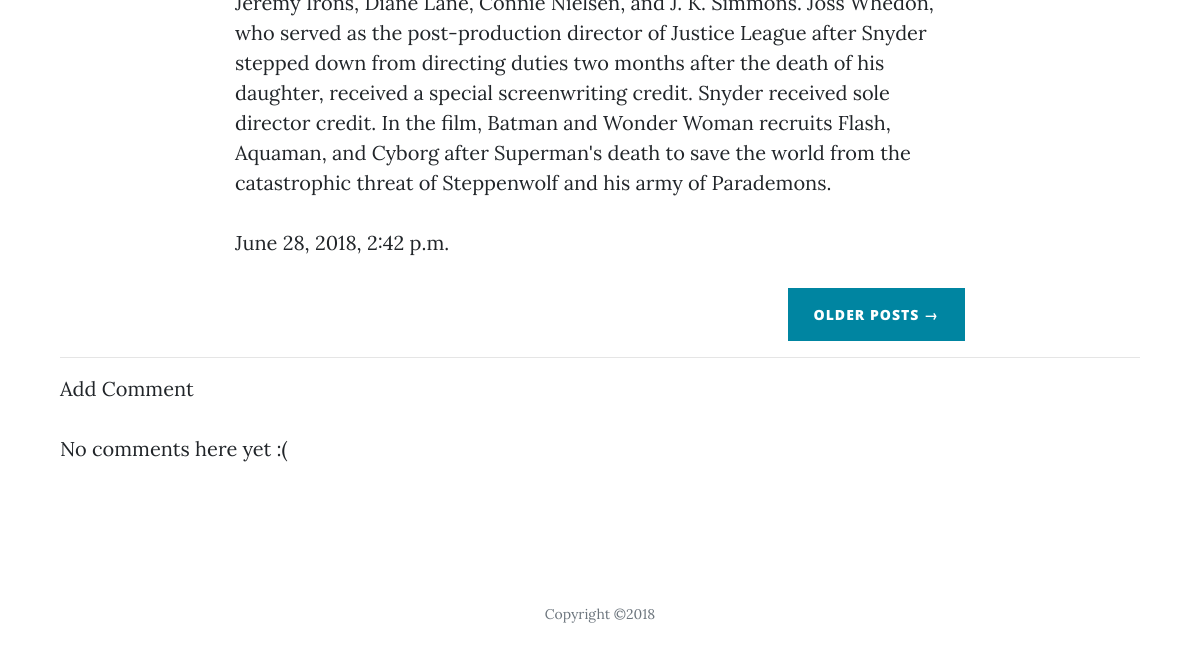
The page /articles/justice-league/ (lower part) on the database as committed earlier.
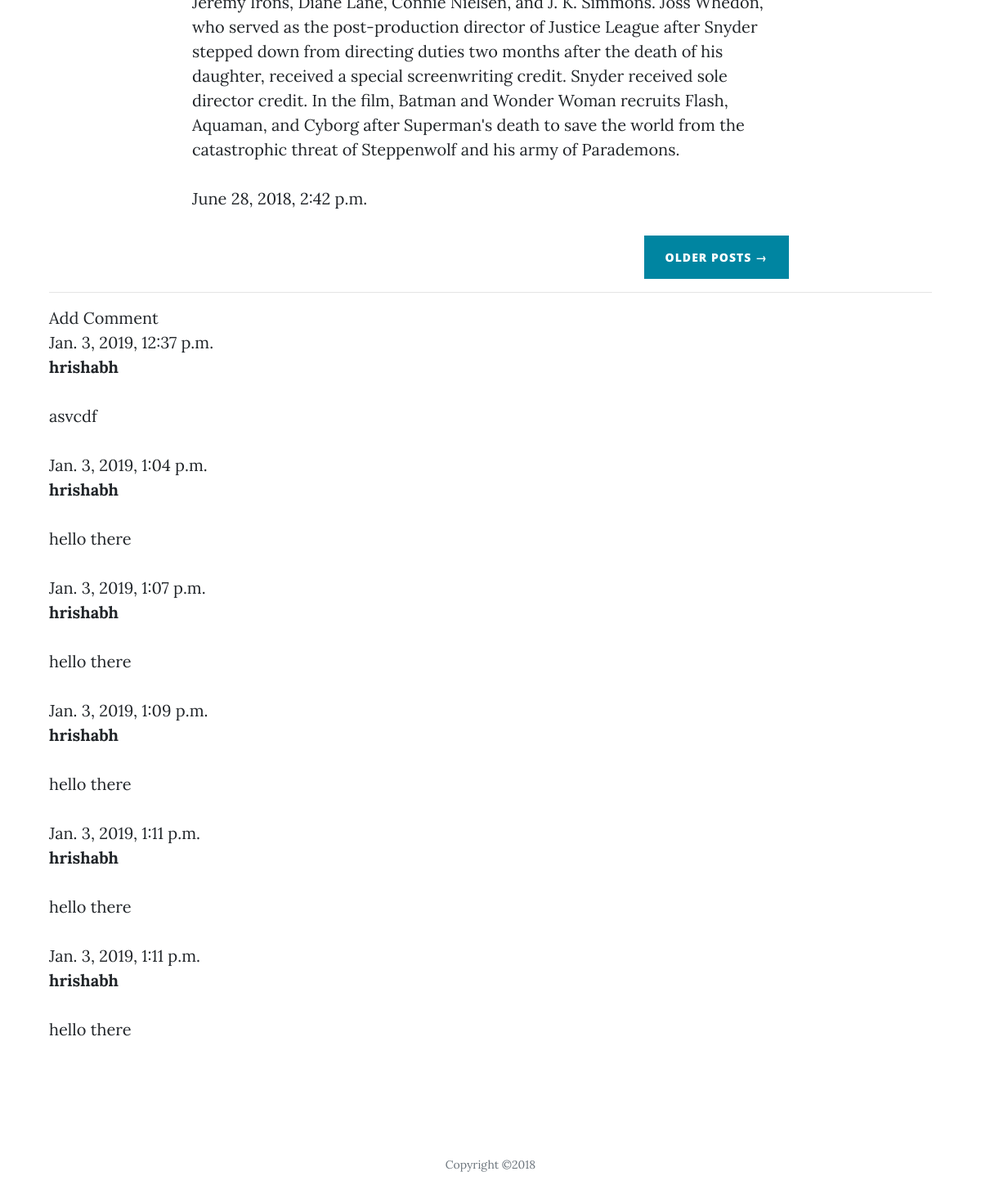
The same page on the database as committed later.
### articles/models.py (models this page shows, shortened)
class Articles(models.Model):
    title = models.CharField(max_length=100)
    slug = models.SlugField()
    body = models.TextField()
    date = models.DateTimeField(auto_now_add=True)
    thumb = models.ImageField(default='default.png',blank='True')
    author = models.ForeignKey(User,on_delete=models.CASCADE,default=None)

class Comment(models.Model):
    article = models.ForeignKey('Articles', on_delete=models.CASCADE, related_name='comments')
    author = models.CharField(max_length=200)
    text = models.TextField()
    created_date = models.DateTimeField(default=timezone.now)
    approved_comment = models.BooleanField(default=False)

### articles/views.py (the view)
# urls.py: url(r'^(?P<slug>[\w-]+)/$',views.article_detail,name="detail"),
def article_detail(request,slug):
    article=Articles.objects.get(slug=slug)
    return render(request,'articles/article_detail.html',{'article':article })

### articles/templates/articles/article_detail.html (shortened to what this page needs)
{% extends 'base_layout.html' %}
{% block content %}
<div class="container">
  <div class="row">
    <div class="col-lg-8 col-md-10 mx-auto">
      <div class="post-preview article-detail">
                <p>{{article.body}}</p>
        <p>{{article.date}}</p>
      <div class="clearfix">
        <a class="btn btn-primary float-right" href="#">Older Posts &rarr;</a>
      </div>
    </div>
  </div>
</div>
<div class="container">
  <div class="row">
  <div class="col-lg-12">
    <hr>
    <a href="{% url 'articles:add_comment' slug=article.slug %}">Add Comment</a>
{% for comment in article.comments.all %}
    <div class="comment">
        <div class="date">{{ comment.created_date }}</div>
        <strong>{{ comment.author }}</strong>
        <p>{{ comment.text|linebreaks }}</p>
    </div>
{% empty %}
    <p>No comments here yet :(</p>
{% endfor %}
  </div>
  </div>
</div>
{% endblock %}

### templates/base_layout.html (shortened to what this page needs)
{% load static from staticfiles  %}
<!DOCTYPE html>
<html lang="en" dir="ltr">
  <head>
  <link rel="stylesheet" href="{% static 'styles.css' %}">
    <link href="{% static 'vendor/bootstrap/css/bootstrap.min.css' %}" rel="stylesheet">
    <link href="{% static 'vendor/font-awesome/css/font-awesome.min.css" rel="stylesheet' %}" type="text/css">
    <link href="{% static 'css/clean-blog.min.css' %}" rel="stylesheet">
  </head>
  <body>
    {% block content %}
    {% endblock %}
    <footer>
      <div class="container">
        <div class="row">
          <div class="col-lg-8 col-md-10 mx-auto">
            <ul class="list-inline text-center">
            </ul>
            <p class="copyright text-muted">Copyright &copy;2018</p>
          </div>
        </div>
      </div>
    </footer>
  </body>
</html>

### assets/styles.css (style rules this page uses)
body { clear: both; background-color: #00b3fe; }

Rows that differ between the two databases and show on the page:
added Comment: created_date "Jan. 3, 2019, 12:37 p.m.", author "hrishabh", text "asvcdf"
added Comment: created_date "Jan. 3, 2019, 1:04 p.m.", author "hrishabh", text "hello there"
added Comment: created_date "Jan. 3, 2019, 1:07 p.m.", author "hrishabh", text "hello there"
added Comment: created_date "Jan. 3, 2019, 1:09 p.m.", author "hrishabh", text "hello there"
added Comment: created_date "Jan. 3, 2019, 1:11 p.m.", author "hrishabh", text "hello there"
added Comment: created_date "Jan. 3, 2019, 1:11 p.m.", author "hrishabh", text "hello there"
Other text that changed with them:
text no longer shown: "No comments here yet :("
